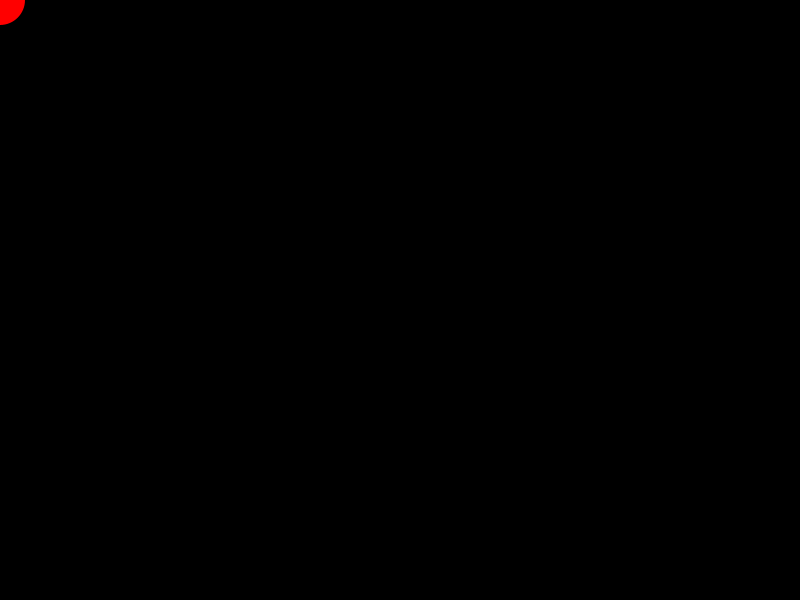
Frame 1 (no input)
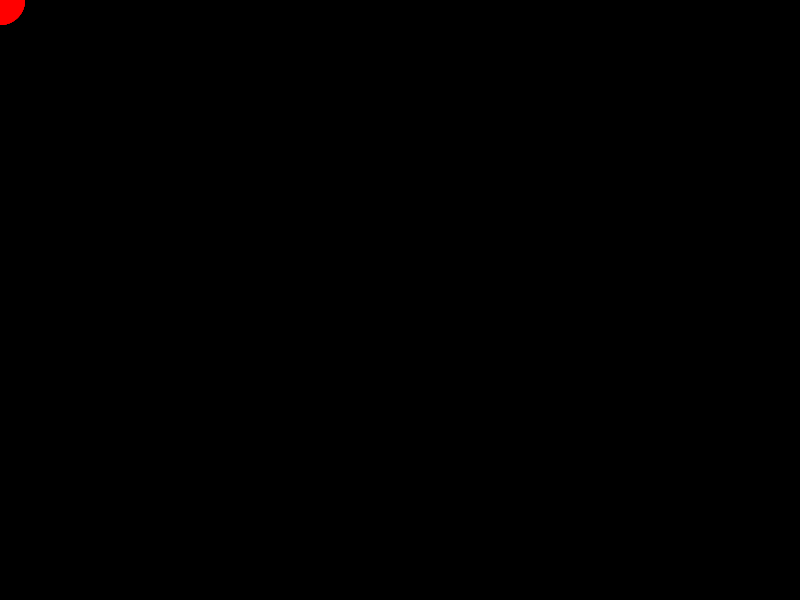
Frame 60 (the mouse pressed at the canvas centre just before this capture)
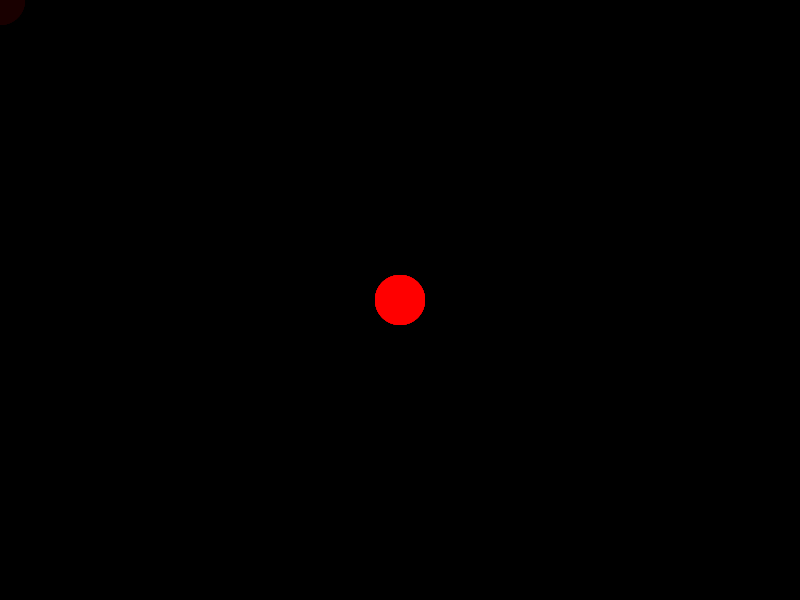
Frame 120 (the mouse held since frame 60 and released just before this capture)

The Processing sketch that drew these frames (run headless with seeded random() and noise(); from frame 60 on, the mouse is pressed at the canvas centre):

// Processing sketch: processing_154163
// ── processing_154163.pde

void setup() {
  background(0);
  size(800,600);
  smooth();
  noStroke();
}

void draw() {
  fill(0,10);
  rect(0,0,width,height);
  fill(255,0,0);
  ellipse(mouseX,mouseY,50,50);
}
